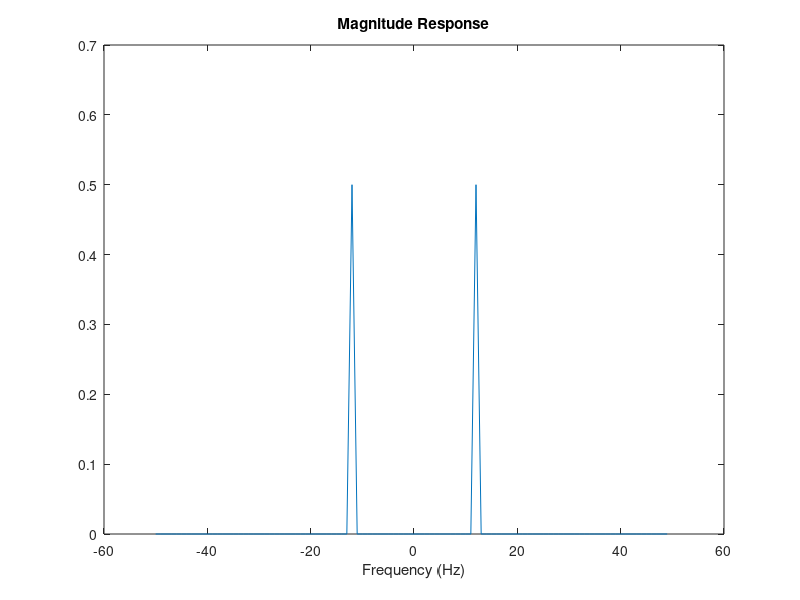

Reproduce this figure in MATLAB.
clear
clc

%% Time Specifications:
Fs = 100;
dt = 1/Fs;
StopTime = 1;
t = (0:dt:StopTime - dt)';
N = size(t, 1);

%% Sine Wave:
Fc = 12;
x = cos(2 * pi * Fc * t);

%% Fourier Transform:
X = fftshift(fft(x));

%% Frequency Specifications
dF = Fs/N;
f = -Fs/2:dF:Fs/2-dF;

%% Plot the spectrum:
figure;
plot(f, abs(X)/N);
xlabel('Frequency (Hz)');
title('Magnitude Response');